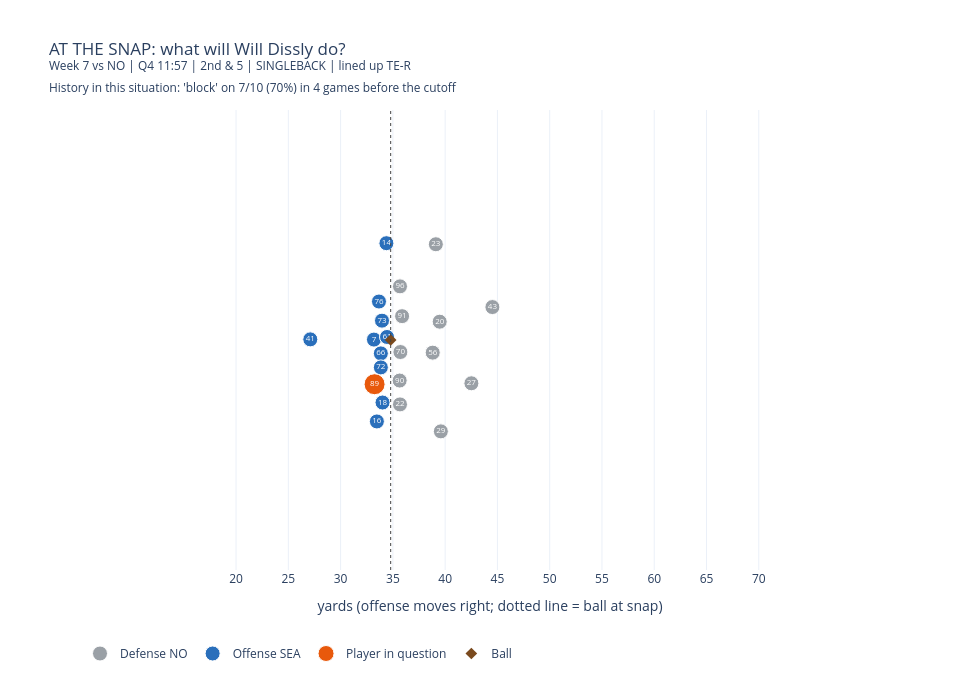
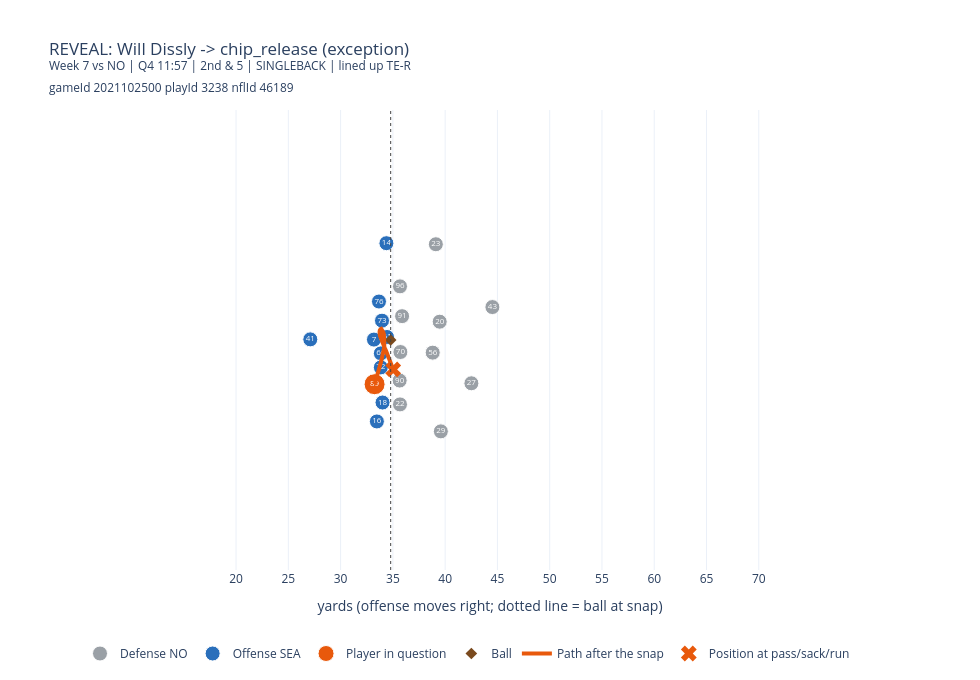

Notebook code cell kept with these figures, in order:
### Markdown cell above
### An exception
A later play in the same situation where the player did something else. A tendency is not a guarantee.

### Code cell
if exception is not None:
    show_play(exception, "exception", reveal=False)
    show_play(exception, "exception", reveal=True)
elif later_plays is not None and len(later_plays):
    print("No clean exception after the cutoff for this tendency ({} later plays).".format(len(later_plays)))

### Figure 1 — Plotly figure (JSON) as saved in the notebook; plotly's stock layout.template omitted (floating-point values rounded to 4 significant figures)
{"data": [{"hoverinfo": "text", "hovertext": ["Malcolm Jenkins (SS), lined up SSL", "Demario Davis (ILB), lined up LILB", "Christian Ringo (DT), lined up DLT", "Marshon Lattimore (CB), lined up RCB", "Marcus Williams (FS), lined up FS", "Tanoh Kpassagnon (DE), lined up LEO", "Chauncey Gardner-Johnson (SS), lined up SCBL", "Carl Granderson (DE), lined up REO", "Pete Werner (OLB), lined up RILB", "Paulson Adebo (CB), lined up LCB", "Josiah Bronson (DT), lined up DRT"], "marker": {"color": "#9aa0a6", "line": {"color": "white", "width": 1}, "size": 15}, "mode": "markers+text", "name": "Defense NO", "text": ["27", "56", "70", "23", "43", "90", "22", "96", "20", "29", "91"], "textfont": {"color": "white", "size": 8}, "type": "scatter", "x": [42.51, 38.81, 35.72, 39.11, 44.52, 35.65, 35.68, 35.68, 39.48, 39.59, 35.88], "y": [25.27, 28.2, 28.26, 38.57, 32.56, 25.53, 23.25, 34.54, 31.16, 20.67, 31.69]}, {"hoverinfo": "text", "hovertext": ["Duane Brown (T), lined up LT", "Geno Smith (QB), lined up QB", "Gabe Jackson (G), lined up RG", "Tyler Lockett (WR), lined up RWR", "Brandon Shell (T), lined up RT", "Alex Collins (RB), lined up HB", "Kyle Fuller (G), lined up C", "Jamarco Jones (T), lined up LG", "DK Metcalf (WR), lined up LWR", "Freddie Swain (WR), lined up SRWR"], "marker": {"color": "#2a6fbb", "line": {"color": "white", "width": 1}, "size": 15}, "mode": "markers+text", "name": "Offense SEA", "text": ["76", "7", "66", "16", "72", "41", "61", "73", "14", "18"], "textfont": {"color": "white", "size": 8}, "type": "scatter", "x": [33.67, 33.19, 33.85, 33.47, 33.85, 27.1, 34.44, 33.96, 34.38, 34.01], "y": [33.09, 29.45, 28.13, 21.62, 26.79, 29.47, 29.7, 31.26, 38.67, 23.43]}, {"hoverinfo": "text", "hovertext": ["Will Dissly (TE), lined up TE-R"], "marker": {"color": "#e8590c", "line": {"color": "white", "width": 1}, "size": 21}, "mode": "markers+text", "name": "Player in question", "text": ["89"], "textfont": {"color": "white", "size": 8}, "type": "scatter", "x": [33.25], "y": [25.18]}, {"hoverinfo": "name", "marker": {"color": "#7a4a1e", "size": 9, "symbol": "diamond"}, "mode": "markers", "name": "Ball", "type": "scatter", "x": [34.79], "y": [29.41]}], "layout": {"height": 680, "legend": {"orientation": "h", "y": -0.15}, "margin": {"t": 110}, "shapes": [{"line": {"color": "#444444", "dash": "dot", "width": 1}, "type": "line", "x0": 34.79, "x1": 34.79, "y0": 7.413, "y1": 51.41}], "title": {"text": "AT THE SNAP: what will Will Dissly do?<br><sup>Week 7 vs NO | Q4 11:57 | 2nd & 5 | SINGLEBACK | lined up TE-R</sup><br><sup>History in this situation: 'block' on 7/10 (70%) in 4 games before the cutoff</sup>"}, "width": 980, "xaxis": {"constrain": "domain", "dtick": 5, "range": [16.79, 71.79], "showgrid": true, "title": {"text": "yards (offense moves right; dotted line = ball at snap)"}, "zeroline": false}, "yaxis": {"constrain": "domain", "range": [7.413, 51.41], "scaleanchor": "x", "scaleratio": 1, "showgrid": false, "showticklabels": false, "title": {"text": ""}, "zeroline": false}}}

### Figure 2 — Plotly figure (JSON) as saved in the notebook; plotly's stock layout.template omitted (floating-point values rounded to 4 significant figures)
{"data": [{"hoverinfo": "text", "hovertext": ["Malcolm Jenkins (SS), lined up SSL", "Demario Davis (ILB), lined up LILB", "Christian Ringo (DT), lined up DLT", "Marshon Lattimore (CB), lined up RCB", "Marcus Williams (FS), lined up FS", "Tanoh Kpassagnon (DE), lined up LEO", "Chauncey Gardner-Johnson (SS), lined up SCBL", "Carl Granderson (DE), lined up REO", "Pete Werner (OLB), lined up RILB", "Paulson Adebo (CB), lined up LCB", "Josiah Bronson (DT), lined up DRT"], "marker": {"color": "#9aa0a6", "line": {"color": "white", "width": 1}, "size": 15}, "mode": "markers+text", "name": "Defense NO", "text": ["27", "56", "70", "23", "43", "90", "22", "96", "20", "29", "91"], "textfont": {"color": "white", "size": 8}, "type": "scatter", "x": [42.51, 38.81, 35.72, 39.11, 44.52, 35.65, 35.68, 35.68, 39.48, 39.59, 35.88], "y": [25.27, 28.2, 28.26, 38.57, 32.56, 25.53, 23.25, 34.54, 31.16, 20.67, 31.69]}, {"hoverinfo": "text", "hovertext": ["Duane Brown (T), lined up LT", "Geno Smith (QB), lined up QB", "Gabe Jackson (G), lined up RG", "Tyler Lockett (WR), lined up RWR", "Brandon Shell (T), lined up RT", "Alex Collins (RB), lined up HB", "Kyle Fuller (G), lined up C", "Jamarco Jones (T), lined up LG", "DK Metcalf (WR), lined up LWR", "Freddie Swain (WR), lined up SRWR"], "marker": {"color": "#2a6fbb", "line": {"color": "white", "width": 1}, "size": 15}, "mode": "markers+text", "name": "Offense SEA", "text": ["76", "7", "66", "16", "72", "41", "61", "73", "14", "18"], "textfont": {"color": "white", "size": 8}, "type": "scatter", "x": [33.67, 33.19, 33.85, 33.47, 33.85, 27.1, 34.44, 33.96, 34.38, 34.01], "y": [33.09, 29.45, 28.13, 21.62, 26.79, 29.47, 29.7, 31.26, 38.67, 23.43]}, {"hoverinfo": "text", "hovertext": ["Will Dissly (TE), lined up TE-R"], "marker": {"color": "#e8590c", "line": {"color": "white", "width": 1}, "size": 21}, "mode": "markers+text", "name": "Player in question", "text": ["89"], "textfont": {"color": "white", "size": 8}, "type": "scatter", "x": [33.25], "y": [25.18]}, {"hoverinfo": "name", "marker": {"color": "#7a4a1e", "size": 9, "symbol": "diamond"}, "mode": "markers", "name": "Ball", "type": "scatter", "x": [34.79], "y": [29.41]}, {"hoverinfo": "skip", "line": {"color": "#e8590c", "width": 4}, "mode": "lines", "name": "Path after the snap", "type": "scatter", "x": [33.25, 33.28, 33.31, 33.35, 33.39, 33.44, 33.5, 33.57, 33.66, 33.75, 33.85, 33.94, 34.03, 34.1, 34.15, 34.18, 34.19, 34.19, 34.17, 34.14, 34.09, 34.04, 33.99, 33.94, 33.88, 33.83, 33.78, 33.75, 33.73, 33.72, 33.75, 33.8, 33.87, 33.97, 34.09, 34.22, 34.36, 34.5, 34.64, 34.77, 34.9, 35.03], "y": [25.18, 25.27, 25.37, 25.5, 25.66, 25.84, 26.06, 26.31, 26.6, 26.91, 27.25, 27.59, 27.94, 28.27, 28.61, 28.92, 29.21, 29.49, 29.74, 29.96, 30.14, 30.29, 30.39, 30.45, 30.48, 30.46, 30.42, 30.34, 30.22, 30.07, 29.9, 29.7, 29.48, 29.23, 28.95, 28.66, 28.34, 28.01, 27.67, 27.32, 26.96, 26.6]}, {"hoverinfo": "name", "marker": {"color": "#e8590c", "size": 14, "symbol": "x"}, "mode": "markers", "name": "Position at pass/sack/run", "type": "scatter", "x": [35.03], "y": [26.6]}], "layout": {"height": 680, "legend": {"orientation": "h", "y": -0.15}, "margin": {"t": 110}, "shapes": [{"line": {"color": "#444444", "dash": "dot", "width": 1}, "type": "line", "x0": 34.79, "x1": 34.79, "y0": 7.413, "y1": 51.41}], "title": {"text": "REVEAL: Will Dissly -> chip_release (exception)<br><sup>Week 7 vs NO | Q4 11:57 | 2nd & 5 | SINGLEBACK | lined up TE-R</sup><br><sup>gameId 2021102500 playId 3238 nflId 46189</sup>"}, "width": 980, "xaxis": {"constrain": "domain", "dtick": 5, "range": [16.79, 71.79], "showgrid": true, "title": {"text": "yards (offense moves right; dotted line = ball at snap)"}, "zeroline": false}, "yaxis": {"constrain": "domain", "range": [7.413, 51.41], "scaleanchor": "x", "scaleratio": 1, "showgrid": false, "showticklabels": false, "title": {"text": ""}, "zeroline": false}}}
